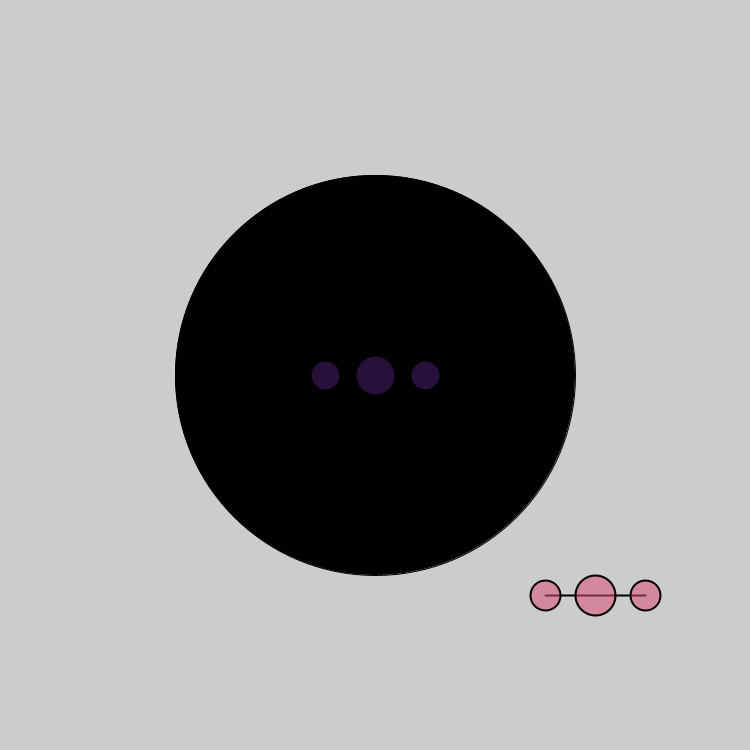
Frame 1 (no input)
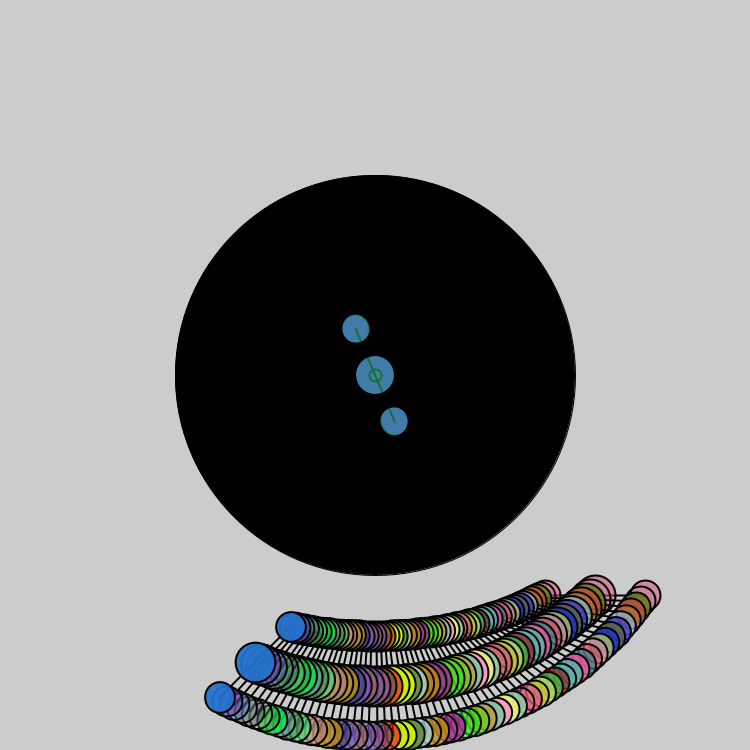
Frame 60 (the mouse pressed at the canvas centre just before this capture)
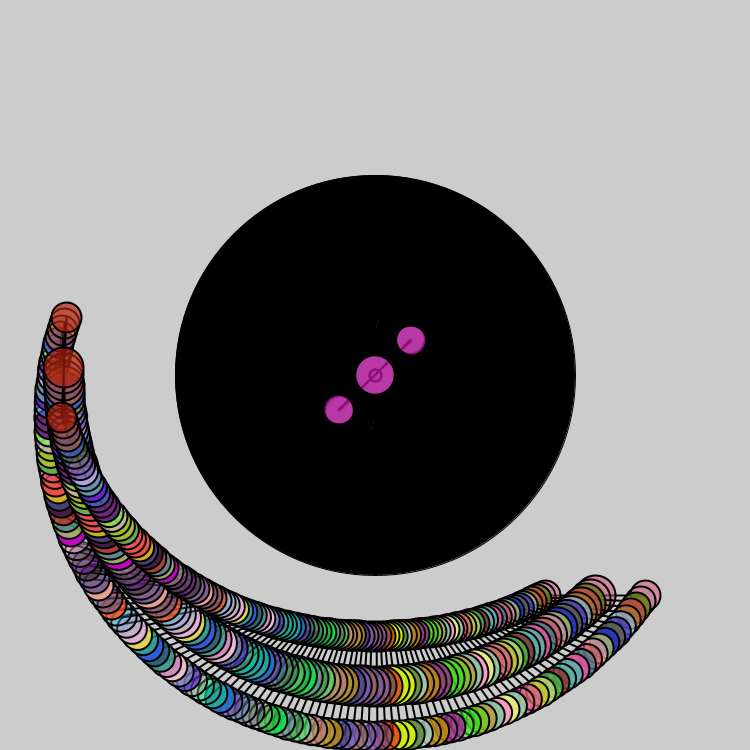
Frame 120 (the mouse held since frame 60 and released just before this capture)

The Processing sketch that drew these frames (run headless with seeded random() and noise(); from frame 60 on, the mouse is pressed at the canvas centre):

// Processing sketch: processing_167579
// ── processing_167579.pde

class Satellite {
 
float angle;   

Satellite(){
angle = 0;
}


void display(int pos,int size,int x1, int x2) {
  //background(255);
  fill(127);
  stroke(0);
  rectMode(CENTER);
  translate(x1, x2);
    rotate(angle);
  line(-pos, 0, pos, 0);
   stroke(0);
   strokeWeight(2);
   fill( random(255), random(255), random(255), random(255));
  ellipse(pos, 0, size, size);
  ellipse(-pos, 0, size, size);
  ellipse(0, 0, size+10, size+10);
 
}

void rotateAngle(){
  angle += 0.02;

}



}
Satellite b;
Satellite b1;
PVector v1;

void setup(){
b = new Satellite();
b1 = new Satellite();
fill(0);
ellipse(width/2,height/2,400,400);

size(750,750);


v1 = new PVector(width/2,height/2);

}


void draw(){
 
ellipse(v1.x, v1.y, 12, 12);
  
b.display(50,30,width/2,height/2); //line, size
b.rotateAngle();

b1.display(50,30,220,220); //line, size
b1.rotateAngle();


}
